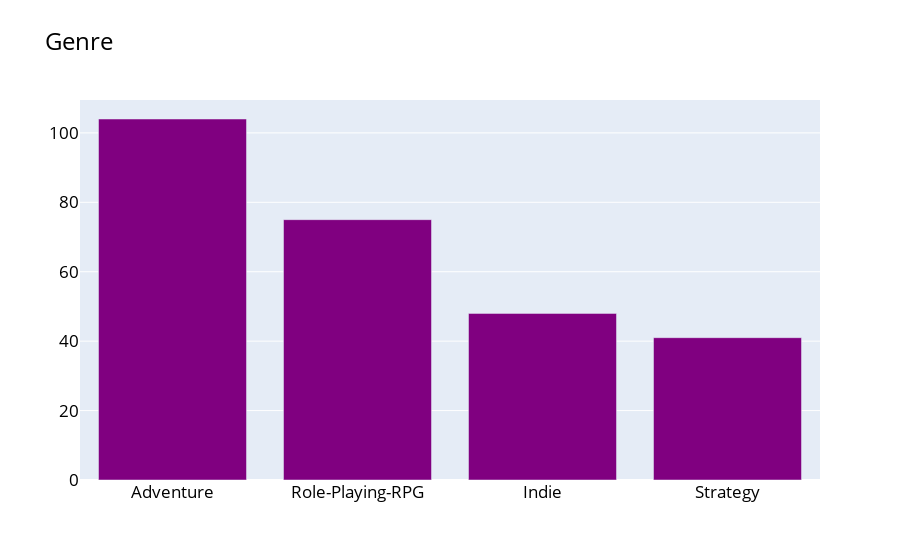

The notebook cell this image was saved under:
### Code cell
colors = ['purple',] * 5


fig = go.Figure(data=[go.Bar(
    x=['Adventure', 'Role-Playing-RPG' , 'Indie' , 'Strategy'],
    y=[104, 75, 48,  41],
    marker_color=colors # marker color can be a single color value or an iterable
)])
fig.update_layout(title_text='Genre', font=dict(size=17, color="black"))

### Figure 1 — Plotly figure (JSON) as saved in the notebook; plotly's stock layout.template omitted (floating-point values rounded to 4 significant figures)
{"data": [{"marker": {"color": ["purple", "purple", "purple", "purple", "purple"]}, "type": "bar", "x": ["Adventure", "Role-Playing-RPG", "Indie", "Strategy"], "y": [104, 75, 48, 41]}], "layout": {"font": {"color": "black", "size": 17}, "title": {"text": "Genre"}}}
